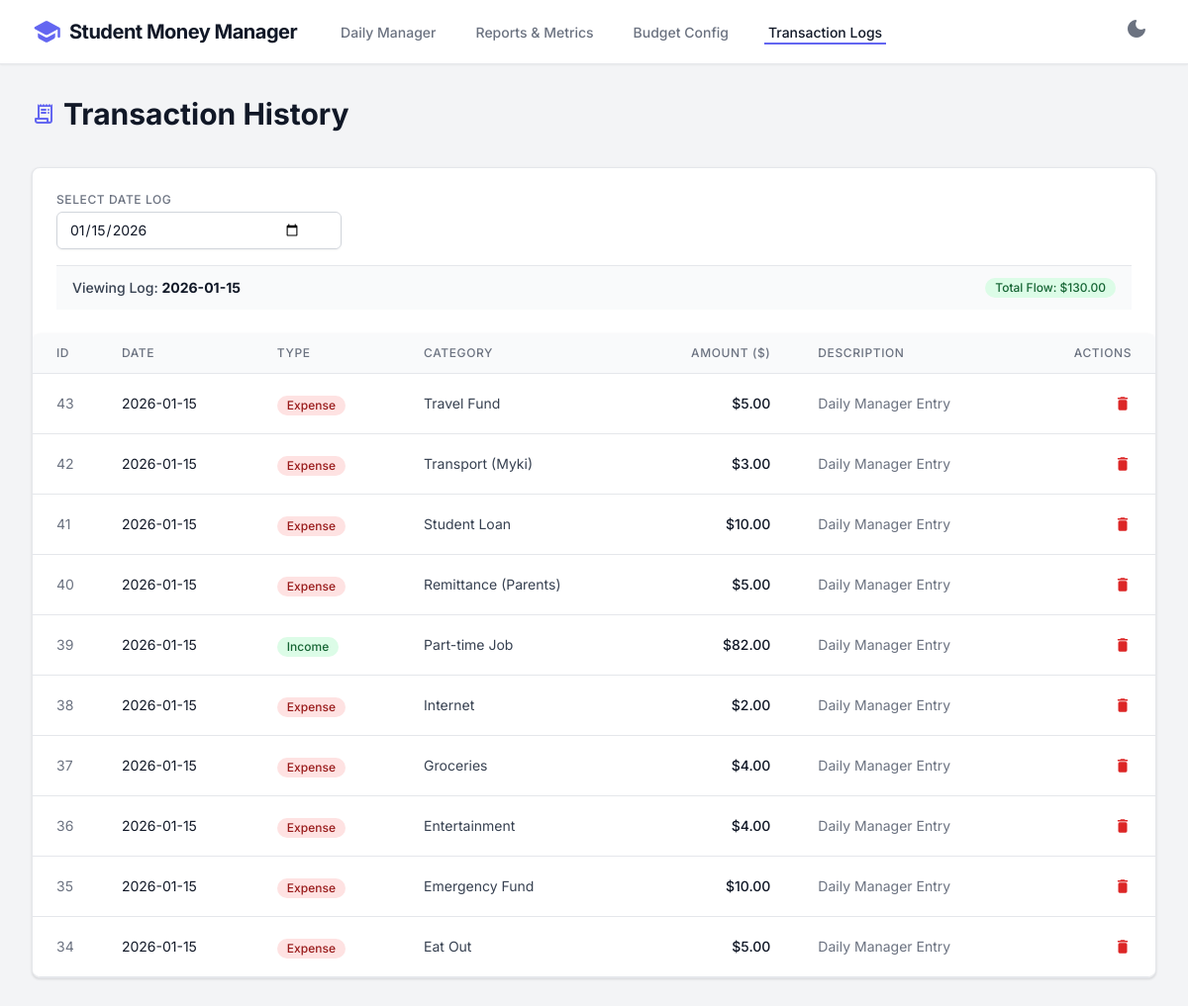
Page /logs on the committed database.
### tables this page shows
CREATE TABLE transactions (
            id INTEGER PRIMARY KEY AUTOINCREMENT,
            date TEXT,
            type TEXT,
            category TEXT,
            amount REAL,
            description TEXT
        );

### app.py (the view)
@app.route('/logs')
def logs():
    date_str = request.args.get('date')
    conn = sqlite3.connect(DB_NAME)
    if not date_str:
        cur = conn.cursor()
        cur.execute("SELECT MAX(date) FROM transactions")
        res = cur.fetchone()
        date_str = res[0] if res[0] else str(datetime.date.today())
    df = pd.read_sql_query("SELECT * FROM transactions WHERE date = ? ORDER BY id DESC", conn, params=(date_str,))
    conn.close()
    transactions = df.to_dict('records')
    total_flow_day = df[df['type']=='Income']['amount'].sum() + df[df['type']=='Expense']['amount'].sum()
    return render_template('logs.html', selected_date=date_str, transactions=transactions, total_flow_day=total_flow_day)

### templates/logs.html (shortened to what this page needs)
<!DOCTYPE html>
<html lang="en">
<head>
    <script src="https://cdn.tailwindcss.com?plugins=forms,typography"></script>
</head>
<body
    class="bg-background-light dark:bg-background-dark text-gray-900 dark:text-gray-100 min-h-screen transition-colors duration-200">
    <nav
        class="sticky top-0 z-50 bg-surface-light dark:bg-surface-dark border-b border-border-light dark:border-border-dark shadow-sm">
        <div class="max-w-7xl mx-auto px-4 sm:px-6 lg:px-8">
            <div class="flex justify-between h-16">
                <div class="flex items-center">
                    <div class="flex-shrink-0 flex items-center gap-2">
                        <span class="material-icons-round text-primary text-3xl">school</span>
                        <h1 class="text-xl font-bold tracking-tight text-gray-900 dark:text-white">Student Money Manager
                        </h1>
                    </div>
                    <div class="hidden sm:ml-10 sm:flex sm:space-x-8">
                        <a class="border-transparent text-gray-500 dark:text-gray-400 hover:border-gray-300 dark:hover:border-gray-600 hover:text-gray-700 dark:hover:text-gray-200 inline-flex items-center px-1 pt-1 border-b-2 text-sm font-medium"
                            href="/">Daily Manager</a>
                        <a class="border-transparent text-gray-500 dark:text-gray-400 hover:border-gray-300 dark:hover:border-gray-600 hover:text-gray-700 dark:hover:text-gray-200 inline-flex items-center px-1 pt-1 border-b-2 text-sm font-medium"
                            href="/reports">Reports &amp; Metrics</a>
                        <a class="border-transparent text-gray-500 dark:text-gray-400 hover:border-gray-300 dark:hover:border-gray-600 hover:text-gray-700 dark:hover:text-gray-200 inline-flex items-center px-1 pt-1 border-b-2 text-sm font-medium"
                            href="/budget">Budget Config</a>
                        <a class="border-primary text-gray-900 dark:text-white inline-flex items-center px-1 pt-1 border-b-2 text-sm font-medium"
                            href="/logs">Transaction Logs</a>
                    </div>
                </div>
                <div class="flex items-center">
                    <button
                        class="p-2 rounded-full text-gray-500 dark:text-gray-400 hover:bg-gray-100 dark:hover:bg-gray-700 focus:outline-none"
                        id="theme-toggle">
                        <span class="material-icons-round dark:hidden">dark_mode</span>
                    </button>
                </div>
            </div>
        </div>
    </nav>
    <main class="max-w-7xl mx-auto px-4 sm:px-6 lg:px-8 py-8 space-y-8">
        <div class="flex items-center justify-between">
            <div class="flex-1 min-w-0">
                <div class="flex items-center gap-2 mb-1">
                    <span class="material-icons-round text-primary text-2xl">receipt_long</span>
                    <h2 class="text-2xl font-bold leading-7 text-gray-900 dark:text-white sm:text-3xl sm:truncate">
                        Transaction History
                    </h2>
                </div>
            </div>
        </div>
        <div
            class="bg-surface-light dark:bg-surface-dark shadow rounded-lg mb-6 border border-border-light dark:border-border-dark overflow-hidden">
            <div class="p-4 sm:p-6 space-y-4">
                <div class="flex flex-col sm:flex-row gap-4 justify-between items-start sm:items-center">
                    <form action="/logs" method="GET" class="w-full sm:w-auto">
                        <label
                            class="block text-xs font-medium text-gray-500 dark:text-gray-400 mb-1 uppercase tracking-wider"
                            for="date-log">Select Date Log</label>
                        <div class="relative rounded-md shadow-sm w-full sm:w-72">
                            <input type="date" name="date" value="{{ selected_date }}" onchange="this.form.submit()"
                                class="block w-full pl-3 pr-10 py-2 border-gray-300 dark:border-gray-600 rounded-md bg-white dark:bg-gray-800 text-gray-900 dark:text-white sm:text-sm focus:ring-primary focus:border-primary">
                        </div>
                    </form>
                </div>
                <div
                    class="bg-gray-50 dark:bg-slate-700/50 px-4 py-3 border-t border-border-light dark:border-border-dark flex justify-between items-center">
                    <h3 class="text-sm font-medium text-gray-700 dark:text-gray-300">
                        Viewing Log: <span class="font-bold text-gray-900 dark:text-white">{{ selected_date }}</span>
                    </h3>
                    <span
                        class="inline-flex items-center px-2.5 py-0.5 rounded-full text-xs font-medium bg-green-100 text-green-800 dark:bg-green-900 dark:text-green-200">
                        Total Flow: ${{ "{:,.2f}".format(total_flow_day) }}
                    </span>
                </div>
            </div>
            <div class="flex flex-col">
                <div class="-my-2 overflow-x-auto sm:-mx-6 lg:-mx-8">
                    <div class="py-2 align-middle inline-block min-w-full sm:px-6 lg:px-8">
                        <div class="shadow overflow-hidden border-b border-gray-200 dark:border-gray-700 sm:rounded-lg">
                            <table class="min-w-full divide-y divide-gray-200 dark:divide-gray-700">
                                <thead class="bg-gray-50 dark:bg-slate-700/50">
                                    <tr>
                                        <th class="px-6 py-3 text-left text-xs font-medium text-gray-500 dark:text-gray-400 uppercase tracking-wider w-16"
                                            scope="col">ID</th>
                                        <th class="px-6 py-3 text-left text-xs font-medium text-gray-500 dark:text-gray-400 uppercase tracking-wider"
                                            scope="col">Date</th>
                                        <th class="px-6 py-3 text-left text-xs font-medium text-gray-500 dark:text-gray-400 uppercase tracking-wider"
                                            scope="col">Type</th>
                                        <th class="px-6 py-3 text-left text-xs font-medium text-gray-500 dark:text-gray-400 uppercase tracking-wider"
                                            scope="col">Category</th>
                                        <th class="px-6 py-3 text-right text-xs font-medium text-gray-500 dark:text-gray-400 uppercase tracking-wider"
                                            scope="col">Amount ($)</th>
                                        <th class="px-6 py-3 text-left text-xs font-medium text-gray-500 dark:text-gray-400 uppercase tracking-wider"
                                            scope="col">Description</th>
                                        <th class="px-6 py-3 text-right text-xs font-medium text-gray-500 dark:text-gray-400 uppercase tracking-wider"
                                            scope="col">Actions</th>
                                    </tr>
                                </thead>
                                <tbody
                                    class="bg-white dark:bg-surface-dark divide-y divide-gray-200 dark:divide-gray-700">
                                    {% for tx in transactions %}
                                    <tr class="hover:bg-gray-50 dark:hover:bg-gray-800/60 transition-colors">
                                        <td
                                            class="px-6 py-4 whitespace-nowrap text-sm text-gray-500 dark:text-gray-400">
                                            {{ tx.id }}</td>
                                        <td
                                            class="px-6 py-4 whitespace-nowrap text-sm text-gray-900 dark:text-gray-300">
                                            {{ tx.date }}</td>
                                        <td class="px-6 py-4 whitespace-nowrap">
                                            <span class="inline-flex items-center px-2.5 py-0.5 rounded-full text-xs font-medium
{% if tx.type == 'Income' %}bg-green-100 text-green-800 dark:bg-green-900/30 dark:text-green-300
{% else %}bg-red-100 text-red-800 dark:bg-red-900/30 dark:text-red-300{% endif %}">{{ tx.type }}</span>
                                        </td>
                                        <td
                                            class="px-6 py-4 whitespace-nowrap text-sm text-gray-700 dark:text-gray-300">
                                            {{ tx.category }}</td>
                                        <td
                                            class="px-6 py-4 whitespace-nowrap text-sm text-gray-900 dark:text-white text-right font-medium">
                                            ${{ "{:,.2f}".format(tx.amount) }}</td>
                                        <td
                                            class="px-6 py-4 whitespace-nowrap text-sm text-gray-500 dark:text-gray-400">
                                            {{ tx.description }}</td>
                                        <td class="px-6 py-4 whitespace-nowrap text-right text-sm font-medium">
                                            <form action="/delete_transaction/{{ tx.id }}?date={{ selected_date }}"
                                                method="POST" onsubmit="return confirm('Delete transaction?');"
                                                class="inline">
                                                <button type="submit"
                                                    class="text-red-600 hover:text-red-900 dark:text-red-400 dark:hover:text-red-300">
                                                    <span class="material-icons-round text-lg">delete</span>
                                                </button>
                                            </form>
                                        </td>
                                    </tr>
                                    {% endfor %}
                                </tbody>
                            </table>
                        </div>
                    </div>
                </div>
            </div>
        </div>
    </main>
</body>
</html>

### templates/logs.html (style rules this page uses)
body { font-family: 'Inter', sans-serif; }

### rows in the picture
transactions: id "43", date "2026-01-15", type "Expense", category "Travel Fund", amount "5.00", description "Daily Manager Entry"
transactions: id "42", date "2026-01-15", type "Expense", category "Transport (Myki)", amount "3.00", description "Daily Manager Entry"
transactions: id "41", date "2026-01-15", type "Expense", category "Student Loan", amount "10.00", description "Daily Manager Entry"
transactions: id "40", date "2026-01-15", type "Expense", category "Remittance (Parents)", amount "5.00", description "Daily Manager Entry"
transactions: id "39", date "2026-01-15", type "Income", category "Part-time Job", amount "82.00", description "Daily Manager Entry"
transactions: id "38", date "2026-01-15", type "Expense", category "Internet", amount "2.00", description "Daily Manager Entry"
transactions: id "37", date "2026-01-15", type "Expense", category "Groceries", amount "4.00", description "Daily Manager Entry"
transactions: id "36", date "2026-01-15", type "Expense", category "Entertainment", amount "4.00", description "Daily Manager Entry"
transactions: id "35", date "2026-01-15", type "Expense", category "Emergency Fund", amount "10.00", description "Daily Manager Entry"
transactions: id "34", date "2026-01-15", type "Expense", category "Eat Out", amount "5.00", description "Daily Manager Entry"

### other values in the picture
{{ selected_date }} "2026-01-15"
{{ "{:,.2f}".format(total_flow_day) }} "130.00"
